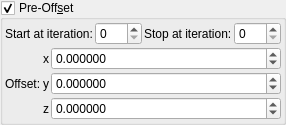
    <widget class="MyGroupBox" name="groupCheck_transf_function_enabledD_false">
     <property name="title">
      <string>Pre-Off&amp;set</string>
     </property>
     <property name="checkable">
      <bool>true</bool>
     </property>
     <layout class="QVBoxLayout" name="verticalLayout_11" stretch="0,0">
      <property name="spacing">
       <number>2</number>
      </property>
      <property name="leftMargin">
       <number>2</number>
      </property>
      <property name="topMargin">
       <number>2</number>
      </property>
      <property name="rightMargin">
       <number>2</number>
      </property>
      <property name="bottomMargin">
       <number>2</number>
      </property>
      <item>
       <layout class="QGridLayout" name="gridLayout_65">
        <property name="spacing">
         <number>2</number>
        </property>
        <item row="1" column="2">
         <widget class="QLabel" name="label_250">
          <property name="text">
           <string>Stop at iteration:</string>
          </property>
         </widget>
        </item>
        <item row="1" column="3">
         <widget class="MySpinBox" name="spinboxInt_transf_stop_iterations_D">
          <property name="sizePolicy">
           <sizepolicy hsizetype="Minimum" vsizetype="Maximum">
            <horstretch>0</horstretch>
            <verstretch>0</verstretch>
           </sizepolicy>
          </property>
          <property name="maximum">
           <number>999</number>
          </property>
         </widget>
        </item>
        <item row="1" column="1">
         <widget class="MySpinBox" name="spinboxInt_transf_start_iterations_D">
          <property name="sizePolicy">
           <sizepolicy hsizetype="Minimum" vsizetype="Maximum">
            <horstretch>0</horstretch>
            <verstretch>0</verstretch>
           </sizepolicy>
          </property>
          <property name="maximum">
           <number>999</number>
          </property>
         </widget>
        </item>
        <item row="1" column="0">
         <widget class="QLabel" name="label_251">
          <property name="text">
           <string>Start at iteration:</string>
          </property>
         </widget>
        </item>
       </layout>
      </item>
      <item>
       <layout class="QGridLayout" name="gridLayout_64" columnstretch="0,0,0,1">
        <property name="spacing">
         <number>2</number>
        </property>
        <item row="0" column="2">
         <widget class="QLabel" name="label_119">
          <property name="text">
           <string notr="true">x</string>
          </property>
         </widget>
        </item>
        <item row="1" column="3">
         <widget class="MyDoubleSpinBox" name="spinbox3_transf_offsetA_000_y">
          <property name="sizePolicy">
           <sizepolicy hsizetype="Minimum" vsizetype="Maximum">
            <horstretch>0</horstretch>
            <verstretch>0</verstretch>
           </sizepolicy>
          </property>
          <property name="prefix">
           <string/>
          </property>
          <property name="suffix">
           <string/>
          </property>
          <property name="decimals">
           <number>6</number>
          </property>
          <property name="minimum">
           <double>-99.989999999999995</double>
          </property>
          <property name="maximum">
           <double>99.989999999999995</double>
          </property>
          <property name="singleStep">
           <double>0.100000000000000</double>
          </property>
         </widget>
        </item>
        <item row="1" column="1">
         <widget class="QLabel" name="label_256">
          <property name="text">
           <string>Offset:</string>
          </property>
         </widget>
        </item>
        <item row="2" column="2">
         <widget class="QLabel" name="label_120">
          <property name="text">
           <string notr="true">z</string>
          </property>
         </widget>
        </item>
        <item row="1" column="2">
         <widget class="QLabel" name="label_114">
          <property name="text">
           <string notr="true">y</string>
          </property>
         </widget>
        </item>
        <item row="0" column="3">
         <widget class="MyDoubleSpinBox" name="spinbox3_transf_offsetA_000_x">
          <property name="sizePolicy">
           <sizepolicy hsizetype="Minimum" vsizetype="Maximum">
            <horstretch>0</horstretch>
            <verstretch>0</verstretch>
           </sizepolicy>
          </property>
          <property name="prefix">
           <string/>
          </property>
          <property name="suffix">
           <string/>
          </property>
          <property name="decimals">
           <number>6</number>
          </property>
          <property name="minimum">
           <double>-99.989999999999995</double>
          </property>
          <property name="maximum">
           <double>99.989999999999995</double>
          </property>
          <property name="singleStep">
           <double>0.100000000000000</double>
          </property>
         </widget>
        </item>
        <item row="2" column="3">
         <widget class="MyDoubleSpinBox" name="spinbox3_transf_offsetA_000_z">
          <property name="sizePolicy">
           <sizepolicy hsizetype="Minimum" vsizetype="Maximum">
            <horstretch>0</horstretch>
            <verstretch>0</verstretch>
           </sizepolicy>
          </property>
          <property name="prefix">
           <string/>
          </property>
          <property name="suffix">
           <string/>
          </property>
          <property name="decimals">
           <number>6</number>
          </property>
          <property name="minimum">
           <double>-99.989999999999995</double>
          </property>
          <property name="maximum">
           <double>99.989999999999995</double>
          </property>
          <property name="singleStep">
           <double>0.100000000000000</double>
          </property>
         </widget>
        </item>
       </layout>
      </item>
     </layout>
    </widget>
